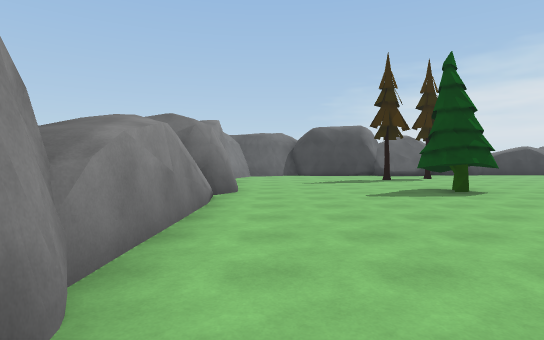
[1] (above)

17 first-person views from a walk through a Unity game level. The camera is 1.5 m above the floor, tilts 2° down and sees 80° across. The floor is counted in squares, 2 m on a side. Each view is taken from the middle of a square. On the plan, view 1 faces up. The plan holds only what a view shows up to about 11 squares ahead; the rest is blank. Some animated figures are left out.

[2]
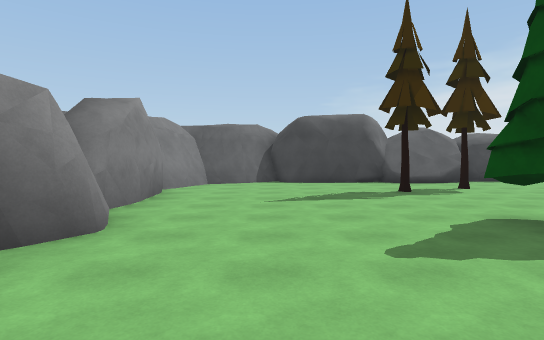

[3]
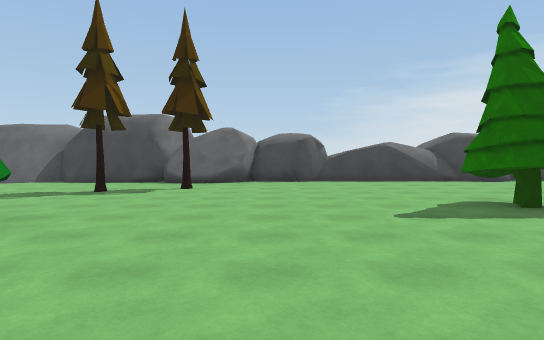

[4]
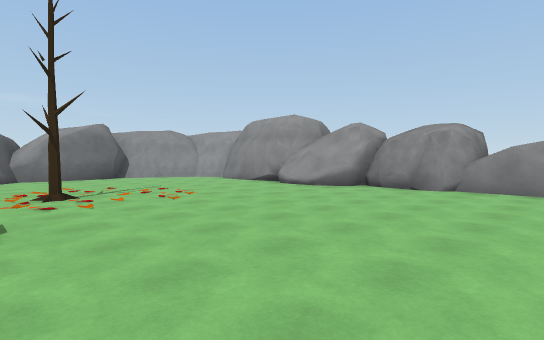

[5]
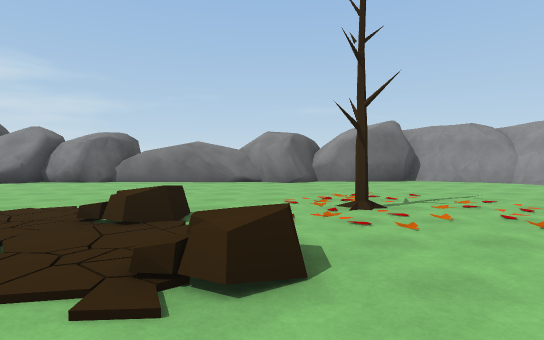

[6]
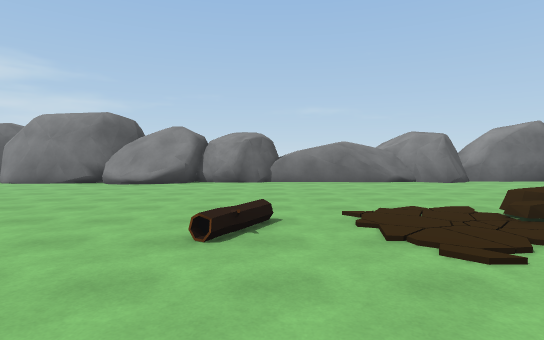

[7]
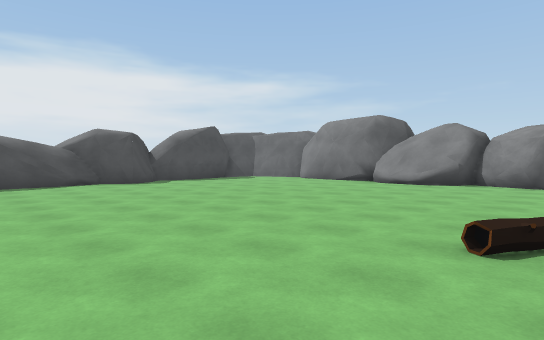

[8]
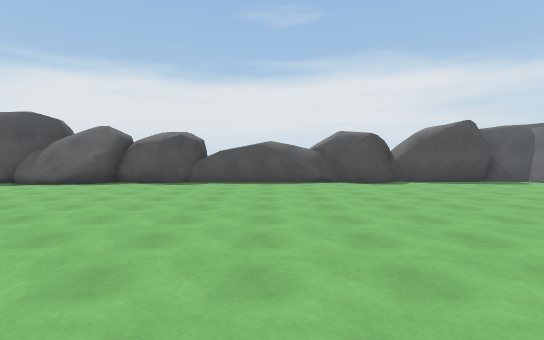

[9]
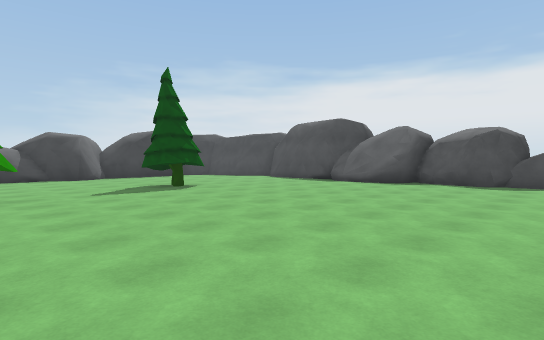

[10]
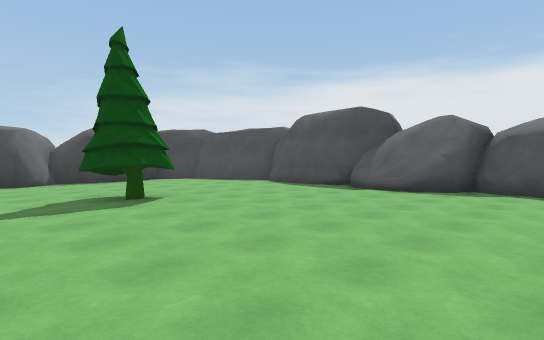

[11]
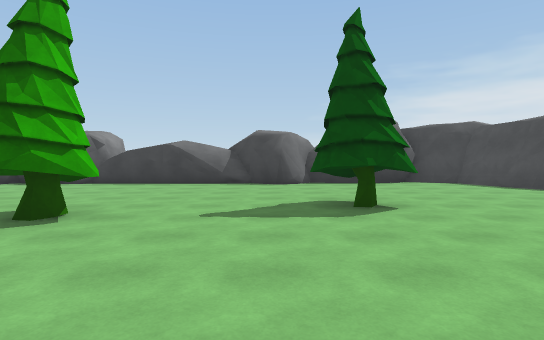

[12]
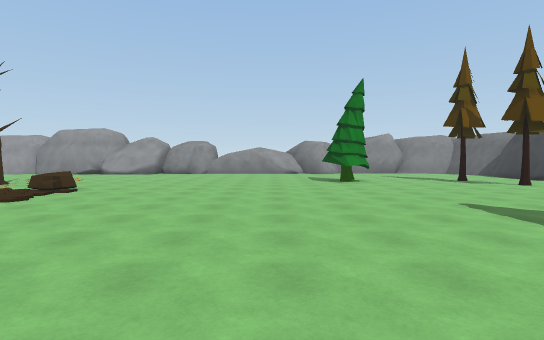

[13]
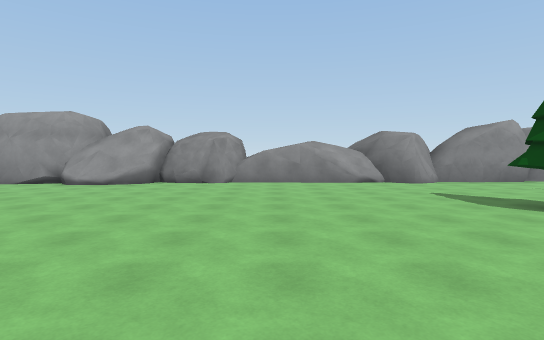

[14]
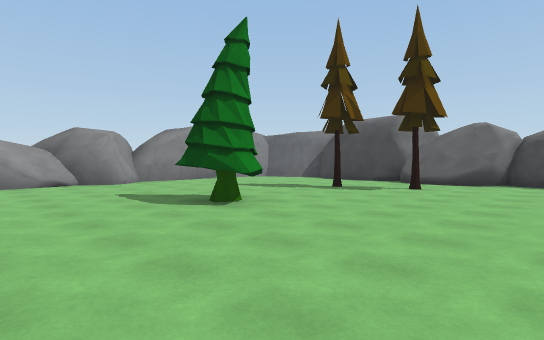

[15]
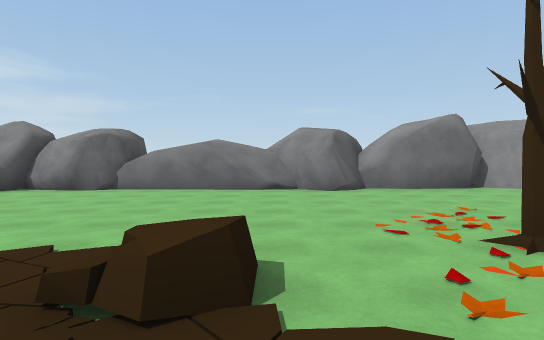

[16]
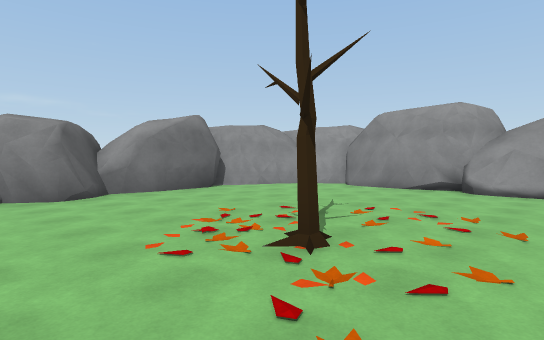

[17]
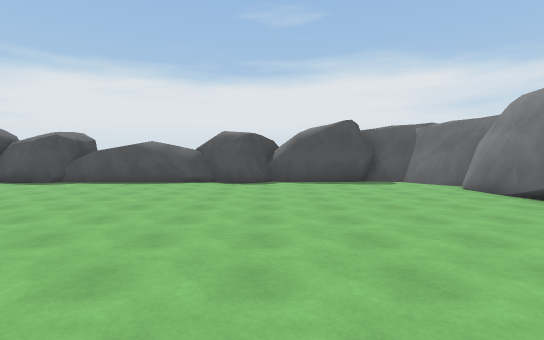

### Floor plan
Key: @ floor where view 1 was taken; # wall or solid block; . floor; / step, stairs or slope; = window, fence, low wall or low ledge; ^ raised ledge; T tree; O other object.
Columns run from 3 left of view 1 to 24 right of it. Each row starts with its distance up from view 1.
 16         OOO       O#  ###
 15    #####OOO#######O####.#
 14  ###....OO..............##
 13  #.......................#
 12  #.......T...............#
 11  #.....T...........T.....#
 10  #.................TT....#
  9  #.............T.........#
  8  #O....T.................OO
  7  OO....TT................OO
  6 O#.......................O#
  5  #.......................##
  4  #.......................##
  3  #........................#
  2  #........................#
  1  ##.......................#
  0   #@......^/..............#
 -1  OO......./.....#.........#O
 -2  OO......../^..=.........OO
 -3  OO......T................#
 -4   #.......................#
 -5   #.......................#
 -6   #.......................#
 -7   #.......................#
 -8   ##.....O........OOO######
 -9    ######OO#######OOO   #
-10          O

Positions as (right, up) in squares from view 1, and headings:
1: (0, 0), facing up
2: (1, 4), facing up
3: (8, 4), facing up
4: (7, 4), facing down-left
5: (7, 2), facing down
6: (12, 2), facing down
7: (12, 2), facing down-right
8: (12, 1), facing right
9: (12, 2), facing up-right
10: (14, 4), facing up-right
11: (15, 5), facing up
12: (15, 5), facing left
13: (9, 3), facing left
14: (9, 4), facing up-left
15: (8, 0), facing down
16: (8, -1), facing down-left
17: (12, -3), facing right
